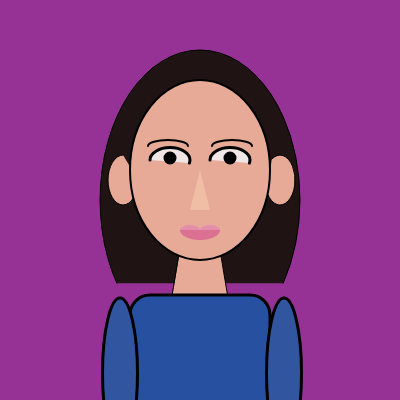
Frame 1 (no input)
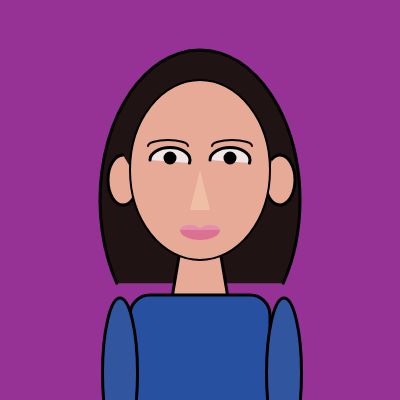
Frame 60 (no input)
Frame 120 (the mouse pressed at the canvas centre since frame 60): identical to frame 60, image omitted

The p5.js sketch that drew these frames (run headless with seeded random() and noise() and a simulated clock; from frame 60 on, the mouse is pressed at the canvas centre):

// p5.js sketch
// ── sketch.js
function setup() {
  createCanvas(400, 400);
}

function draw() {
  background(150,50,150);
  
  //rectMode(CENTER);
  //fill(200,20,100);
  //stroke(200,20,100);
  //rect(200, 200, 150, 150);
  
  //hair
  fill(32, 19, 19);
  arc(200, 200, 200, 300, QUARTER_PI + HALF_PI, QUARTER_PI, OPEN);
  
   //neck
  fill(230,170,150);
  quad(180, 250, 220, 250, 230, 310, 170, 310);
  
  //Ears
  arc(123, 180, 30, 50, 0, PI + HALF_PI, OPEN);
  arc(280, 180, 30, 50, 130, QUARTER_PI+ QUARTER_PI+ QUARTER_PI, OPEN)
  
  //face
  strokeWeight (2);
  fill(230,170,150);
  ellipse(200,170,140,180);
  
  //nose
  strokeWeight(0)
  fill(240, 190, 165)
  triangle(200, 170, 190, 210, 210, 210);
  
  //eyebrow
  noFill()
  strokeWeight (2);
  arc(168, 146, 40, 12, PI, TWO_PI, OPEN);
  arc(232, 146, 40, 12, PI, TWO_PI, OPEN);
  
  //eye shape
  fill (240,230,230);
  strokeWeight(3);
  arc(170, 160, 40, 25, PI, PI/20,OPEN);
  arc(230, 160, 40, 25, PI, PI/20,OPEN);
  
  //eyeball
  fill (0,0,0);
  circle (170, 158,10);
  circle (230, 158,10);
  
  //body
  fill (40,80,160)
  rect (130,295,140,120,20);
  fill(50,85,160)
  ellipse (120,373,35,150)
  ellipse (284,373,35,150);
  
  //lips
  //top
  push();
  translate(0,-100);
  fill("#e38fab");
  noStroke();
  arc(190,330,20,10,PI,0);
  arc(210,330,20,10,PI,0);
  
  //bottom
  fill("#DB7093");
  noStroke()
  arc(200,330,40,20,0,PI);
  pop();
  
 
}
